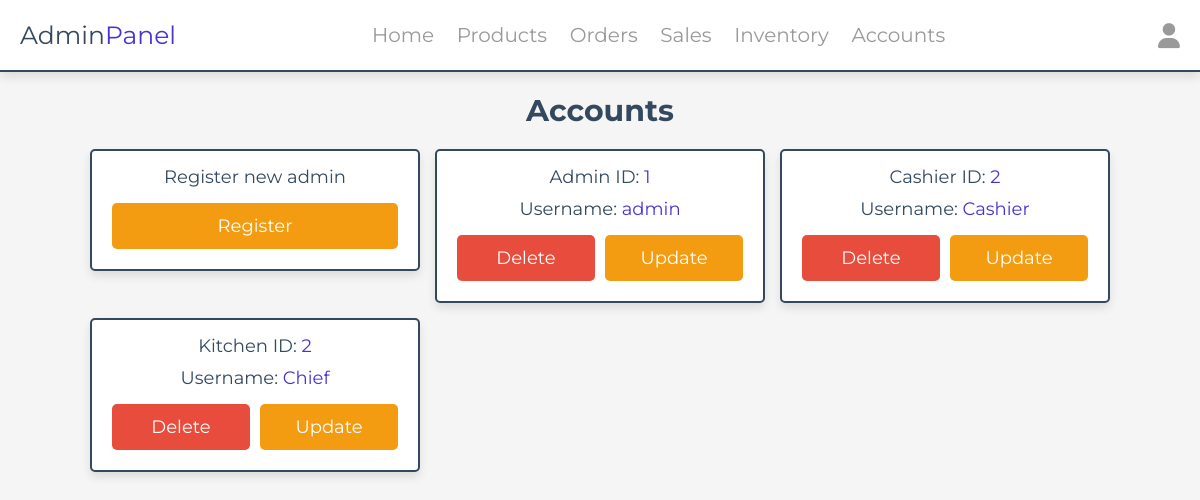
The app's page /admin/admin_accounts.php (signed in) with its own data.
### tables this page shows
CREATE TABLE `cashier` (
  `id` int(11) NOT NULL,
  `name` varchar(255) NOT NULL,
  `password` varchar(255) NOT NULL
);

CREATE TABLE `kitchen` (
  `id` int(11) NOT NULL,
  `name` varchar(255) NOT NULL,
  `password` varchar(255) NOT NULL
);

### admin/admin_accounts.php (the view, shortened to what this page needs)
<?php
include '../components/connect.php';
?>
<!DOCTYPE html>
<html lang="en">
<head>
    <link rel="stylesheet" href="https://cdnjs.cloudflare.com/ajax/libs/font-awesome/6.1.1/css/all.min.css">
    <link rel="stylesheet" href="../css/admin_style.css">
</head>
<body>
    <?php include '../components/admin_header.php' ?>
    <section class="accounts">
        <h1 class="heading">Accounts</h1>
        <div class="box-container">
            <div class="box">
                <p>Register new admin</p>
                <a href="register_admin.php" class="option-btn">Register</a>
            </div>
            <?php
            $account_types = ['admin', 'cashier', 'kitchen'];
            foreach ($account_types as $account_type) {
                $select_account = $conn->prepare("SELECT * FROM `$account_type`");
                $select_account->execute();
                if ($select_account->rowCount() > 0) {
                    while ($fetch_accounts = $select_account->fetch(PDO::FETCH_ASSOC)) {
            ?>
            <div class="box">
                <p><?= ucfirst($account_type); ?> ID: <span><?= $fetch_accounts['id']; ?></span></p>
                <p>Username: <span><?= $fetch_accounts['name']; ?></span></p>
                <div class="flex-btn">
                    <a href="admin_accounts.php?delete=<?= $fetch_accounts['id']; ?>&type=<?= $account_type; ?>"
                        class="delete-btn" onclick="return confirm('Delete this account?');">Delete</a>
                    <a href="admin_accounts.php?update=<?= $fetch_accounts['name']; ?>&type=<?= $account_type; ?>"
                        class="option-btn">Update</a>
                </div>
            </div>
            <?php
                    }
                } else {
                    echo "<p class='empty'>No $account_type accounts available</p>";
                }
            }
            ?>
        </div>
    </section>
</body>
</html>

### css/admin_style.css (style rules this page uses)
:root { --main-color:#4834d4; --red:#e74c3c; --orange:#f39c12; --black:#34495e; --white:#fff; --light-bg:#f5f5f5; --light-color:#999; --border:.2rem solid var(--black); --box-shadow:0 .5rem 1rem rgba(0,0,0,.1); }
* { font-family: 'Montserrat', sans-serif; margin:0; padding:0; box-sizing: border-box; text-decoration: none; outline: none; border:none; }
html { font-size: 62.5%; overflow-x: hidden; }
body { background-color: var(--light-bg); }
section { max-width: 1200px; margin:0 auto; padding:2rem; }
.btn, .delete-btn, .option-btn { display: block; margin-top: 1rem; border-radius: .5rem; cursor: pointer; width: 100%; font-size: 1.8rem; color:var(--white); padding:1.2rem 3rem; text-transform: capitalize; text-align: center; }
.delete-btn { background-color: var(--red); }
.option-btn { background-color: var(--orange); }
.flex-btn { display: flex; gap:1rem; }
.heading { text-align: center; margin-bottom: 2rem; text-transform: capitalize; color:var(--black); font-size: 3rem; }
.accounts .box-container { display: grid; grid-template-columns: repeat(auto-fit, 33rem); gap:1.5rem; justify-content: center; align-items: flex-start; }
.accounts .box-container .box { background-color: var(--white); border-radius: .5rem; box-shadow: var(--box-shadow); border:var(--border); padding:2rem; padding-top: 1rem; text-align: center; }
.accounts .box-container .box p { padding: .5rem 0; font-size: 1.8rem; color:var(--black); }
.accounts .box-container .box p span { color:var(--main-color); }

### records on screen
cashier: account_type "Cashier", id "2", name "Cashier"
kitchen: account_type "Kitchen", id "2", name "Chief"

### other values on screen
$account_type "Admin"
$fetch_accounts['id'] "1"
$fetch_accounts['name'] "admin"
